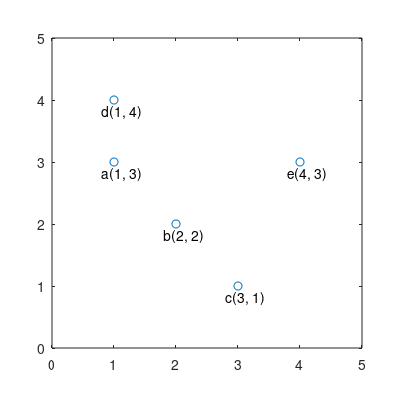

MATLAB code for this plot:
xy = [[1, 2, 3, 1, 4]; [3, 2, 1, 4, 3]];

x_width=4;
y_width=4;
set(gcf, 'PaperPosition', [1 1 x_width y_width]);

%figure(1);
plot(xy(1,:), xy(2,:), 'o');
axis equal
axis([0 5 0 5])
offset = -0.2;

%viscircles(centers, radii);
text(1 + offset, 3 + offset, 'a(1, 3)');
text(2 + offset, 2 + offset, 'b(2, 2)');
text(3 + offset, 1 + offset, 'c(3, 1)');
text(1 + offset, 4 + offset, 'd(1, 4)');
text(4 + offset, 3 + offset, 'e(4, 3)');



saveas(gcf, 'intro_xy', 'eps');

